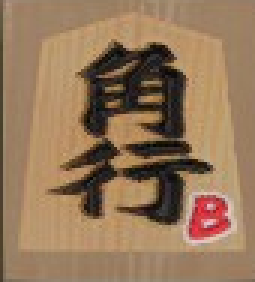
#> input picture backend/templates/pieces/bishop.png, 85 x 94 px (shown 3 times larger)
$ python -i center_of_mass_normalization.py   (imports and definitions only)
#> lines starting #> are read from the running program, lines starting #| are printed output that depends on the picture
import cv2
import numpy as np


CANVAS_SIZE = 64
TARGET_OBJECT_SIZE = 50

def resize_preserve_aspect(
    img: np.ndarray,
    target_size: int
) -> np.ndarray:

    # Validate image
    if img is None or img.size == 0:
        return np.zeros((target_size, target_size), dtype=np.uint8)

    h, w = img.shape

    # Prevent division by zero
    if h == 0 or w == 0:
        return np.zeros((target_size, target_size), dtype=np.uint8)

    scale = target_size / max(w, h)

    new_w = max(1, int(w * scale))
    new_h = max(1, int(h * scale))

    resized = cv2.resize(
        img,
        (new_w, new_h),
        interpolation=cv2.INTER_NEAREST
    )

    return resized

def center_of_mass_normalize(
    img: np.ndarray,
    canvas_size: int
) -> np.ndarray:

    # Create black canvas
    canvas = np.zeros(
        (canvas_size, canvas_size),
        dtype=np.uint8
    )

    h, w = img.shape

    # -------------------------------------------------
    # PLACE IMAGE ROUGHLY CENTERED FIRST
    # -------------------------------------------------

    start_x = (canvas_size - w) // 2
    start_y = (canvas_size - h) // 2

    canvas[
        start_y:start_y+h,
        start_x:start_x+w
    ] = img

    # -------------------------------------------------
    # COMPUTE CENTER OF MASS
    # -------------------------------------------------

    moments = cv2.moments(canvas)

    if moments["m00"] == 0:
        return canvas

    cx = int(moments["m10"] / moments["m00"])
    cy = int(moments["m01"] / moments["m00"])

    # -------------------------------------------------
    # COMPUTE SHIFT TO TRUE CENTER
    # -------------------------------------------------

    desired_x = canvas_size // 2
    desired_y = canvas_size // 2

    shift_x = desired_x - cx
    shift_y = desired_y - cy

    # -------------------------------------------------
    # APPLY SHIFT
    # -------------------------------------------------

    M = np.float32([
        [1, 0, shift_x],
        [0, 1, shift_y]
    ])

    centered = cv2.warpAffine(
        canvas,
        M,
        (canvas_size, canvas_size)
    )

    return centered

def normalize_piece(img: np.ndarray) -> np.ndarray:

    # Resize object
    resized = resize_preserve_aspect(
        img,
        TARGET_OBJECT_SIZE
    )

    # Center on canvas
    normalized = center_of_mass_normalize(
        resized,
        CANVAS_SIZE
    )

    return normalized

>>> import cv2
>>> picture = cv2.imread('../templates/pieces/bishop.png', cv2.IMREAD_GRAYSCALE)
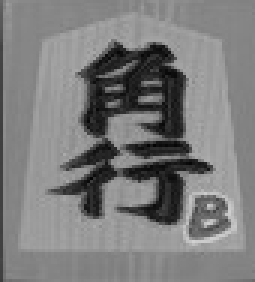
#> picture: shape (94, 85) (shown 3 times larger); min 3, max 209, mean 124.1
>>> result = normalize_piece(picture)
#> in resize_preserve_aspect, `resized = cv2.resize( img, (new_w, new_h), interpolation=cv2.INTER_NEA..`:
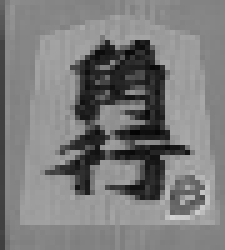
#> resized: shape (50, 45) (shown 5 times larger); min 3, max 209, mean 123.3
#> in center_of_mass_normalize, `canvas[ start_y:start_y+h, start_x:start_x+w ] = img`:
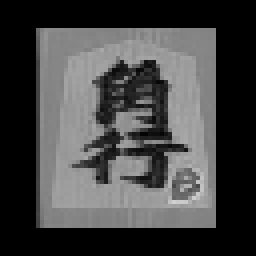
#> canvas: shape (64, 64) (shown 4 times larger); min 0, max 209, mean 67.7
#> in center_of_mass_normalize, `moments = cv2.moments(canvas)`: moments = moments, m00 277424, centre m10/m00, m01/m00 = (31.02, 31.69)
#> in center_of_mass_normalize, `cx = int(moments["m10"] / moments["m00"])`: cx = 31
#> in center_of_mass_normalize, `shift_x = desired_x - cx`: shift_x = 1
#> in center_of_mass_normalize, `M = np.float32([ [1, 0, shift_x], [0, 1, shift_y] ])`: M = [[1, 0, 1], [0, 1, 1]]
#> in center_of_mass_normalize, `centered = cv2.warpAffine( canvas, M, (canvas_size, canvas_size) )`:
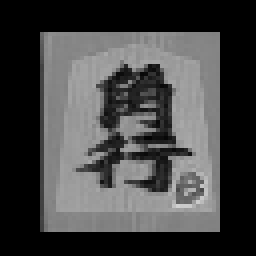
#> centered: shape (64, 64) (shown 4 times larger); min 0, max 209, mean 67.7

$ run again, on backend/templates/pieces/gold.png
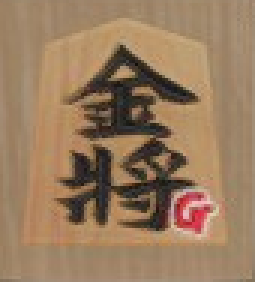
#> input picture backend/templates/pieces/gold.png, 85 x 94 px (shown 3 times larger)
#> in center_of_mass_normalize, `canvas[ start_y:start_y+h, start_x:start_x+w ] = img`:
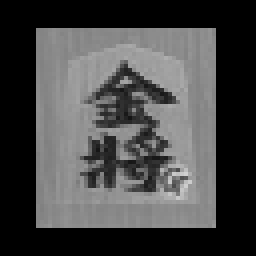
#> canvas: shape (64, 64) (shown 4 times larger); min 0, max 209, mean 70.3
#> moments = moments, m00 287788, centre m10/m00, m01/m00 = (31.08, 31.24)
#> cx = 31
#> shift_x = 1
#> M = [[1, 0, 1], [0, 1, 1]]
#> in center_of_mass_normalize, `centered = cv2.warpAffine( canvas, M, (canvas_size, canvas_size) )`:
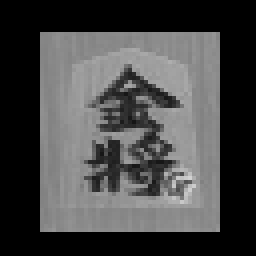
#> centered: shape (64, 64) (shown 4 times larger); min 0, max 209, mean 70.3

$ run again, on backend/templates/pieces/king.png
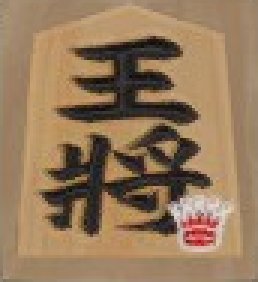
#> input picture backend/templates/pieces/king.png, 86 x 94 px (shown 3 times larger)
#> in center_of_mass_normalize, `canvas[ start_y:start_y+h, start_x:start_x+w ] = img`:
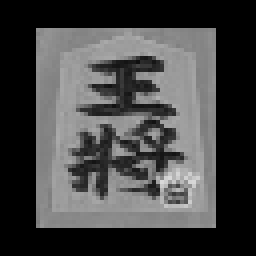
#> canvas: shape (64, 64) (shown 4 times larger); min 0, max 216, mean 68.6
#> moments = moments, m00 281164, centre m10/m00, m01/m00 = (31.12, 31.48)
#> cx = 31
#> shift_x = 1
#> M = [[1, 0, 1], [0, 1, 1]]
#> in center_of_mass_normalize, `centered = cv2.warpAffine( canvas, M, (canvas_size, canvas_size) )`:
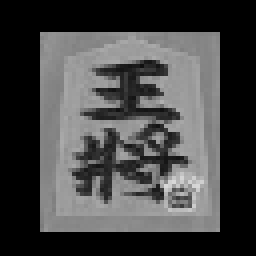
#> centered: shape (64, 64) (shown 4 times larger); min 0, max 216, mean 68.6
